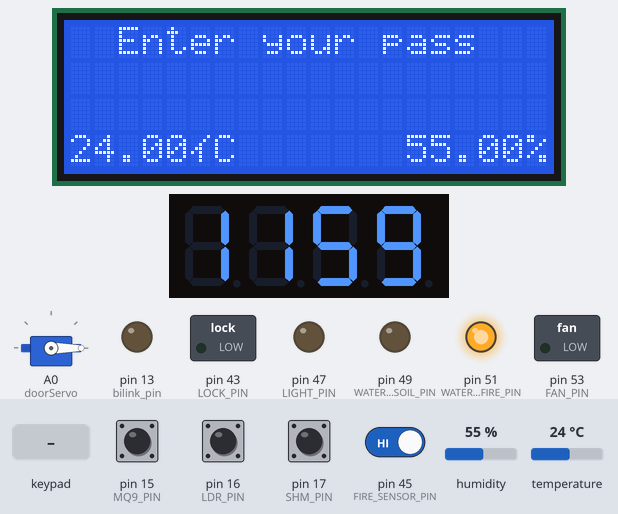
Simulated run of this program. Board: Arduino Mega 2560, built with avr-gcc and run on an emulated ATmega2560. Shown: 20×4 character LCD, 4-digit seven-segment display, servo, switched loads named in the program (green lamp = pin HIGH), output pins drawn as LEDs (lit = HIGH). Dashed ring = blinking. The inputs (shaded band) are chosen by the test bench; at power-on: pin 15 (MQ9_PIN), pin 16 (LDR_PIN), pin 17 (SHM_PIN), pin 45 (FIRE_SENSOR_PIN) HIGH, temperature 24 °C, humidity 55 %. What the program prints to the serial monitor is not drawn.

Above: at 3.3 s.
3.4 s: keypad keys 6 8 3 1 D pressed 0.4 s apart
At 5.8 s:
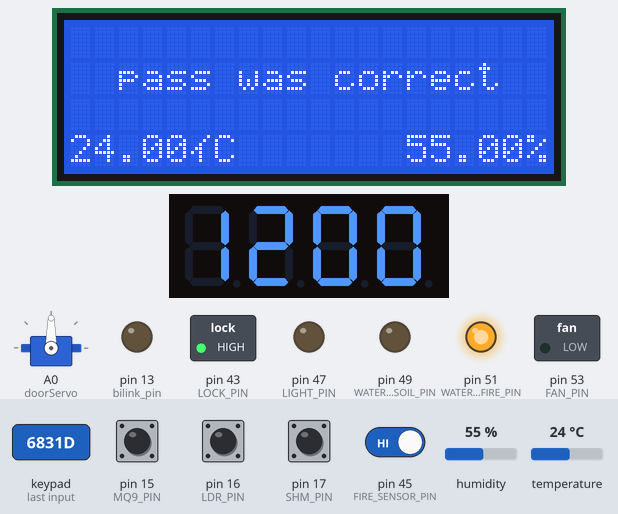
7.4 s: temperature set to 27 °C
9.9 s: temperature set to 30 °C
At 11.3 s:
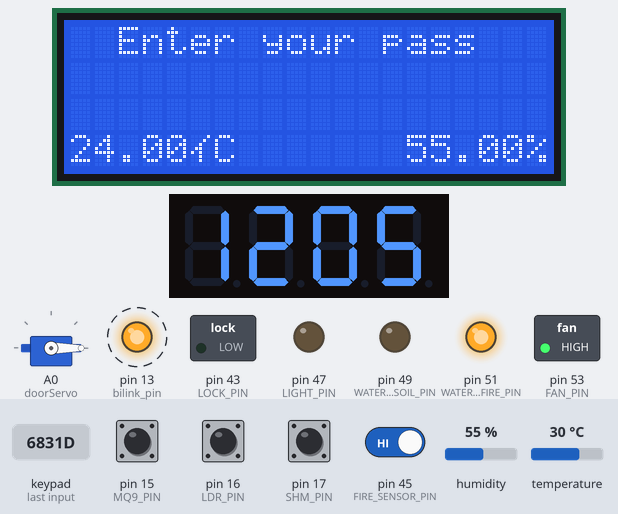
12.9 s: key 'D' pressed
At 14.21 s:
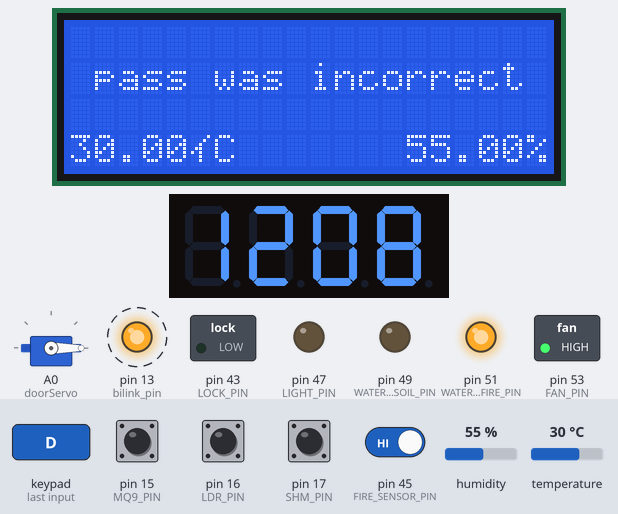
Timing chart, 0 to 15.9 s (numbered marks = the images above; inputs shaded):
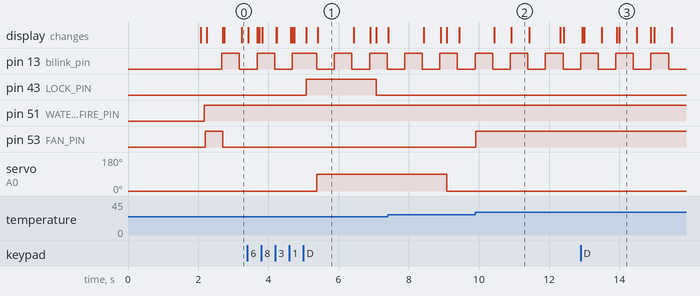

Measured:
- the behaviour switches between 28 and 29 °C on temperature (found by bisection; images 1 and 2)
- after the input at 3.4 s, pin 43 (LOCK_PIN): LOW → HIGH after 1.7 s, → LOW 2.0 s later; servo on A0 (doorServo): 0° → 90° after 2.0 s
- after the input at 9.9 s, pin 53 (FAN_PIN): LOW → HIGH at once
- after the input at 12.9 s, the display: first changes at once (image 3 shows a later state)
- what the display in image 1 shows lasts 1.0 s, from 5.4 s to 6.4 s

The program:

main.cpp
```cpp
#include <Arduino.h>
#include <LiquidCrystal_I2C.h>
#include <Wire.h>
#include <TM1637Display.h>
#include <Keypad.h>
#include <Adafruit_Sensor.h>
#include <DHT.h>
#include <DHT_U.h>
#include <SoftwareSerial.h>
#include "DFRobotDFPlayerMini.h"
#include <Servo.h>
#include "RTClib.h"

RTC_DS1307 rtc;

#define FIRE_SENSOR_PIN     45

#define FAN_PIN             53
#define WATER_POMP_FIRE_PIN 51
#define WATER_POMP_SOIL_PIN 49
#define LIGHT_PIN           47
#define LOCK_PIN            43
bool needFan = false;

Servo doorServo;

SoftwareSerial softSerial(/*rx =*/19, /*tx =*/18, true);
DFRobotDFPlayerMini myDFPlayer;
void printDetail(uint8_t type, int value);

#define MQ9_PIN 15
#define LDR_PIN 16
#define SHM_PIN 17 // soil humadity

#define DHTPIN  14
#define DHTTYPE DHT11
DHT_Unified dht(DHTPIN, DHTTYPE);

const byte ROWS = 4;
const byte COLS = 4;
void keypad_process(void);
char hexaKeys[ROWS][COLS] = {
  {'1', '2', '3', 'A'},
  {'4', '5', '6', 'B'},
  {'7', '8', '9', 'C'},
  {'*', '0', '#', 'D'}
};
byte rowPins[ROWS] = {9, 8, 7, 6};
byte colPins[COLS] = {5, 4, 3, 2};
Keypad customKeypad = Keypad(makeKeymap(hexaKeys), rowPins, colPins, ROWS, COLS);

typedef enum menu_tag{
  menu_idle = 0,
  menu_open,
  menu_cannot_open,
  menu_locking,
  menu_rtc,
  menu_rtc_setting,
}menu_t;
menu_t gMenu = menu_idle;

uint32_t lcd_initPage_next_tick_to_idle = 0;
bool idleOrLocking = false;
#define bilink_pin 13 //PB7
void blink_loop(uint32_t ms);
void lcd_loop(uint32_t ms);
void lcd_initPage(menu_t m);
void rtc_loop(void);
LiquidCrystal_I2C lcd(0x27,  20, 4);
TM1637Display disp7seg(11 /*DIO*/, 12 /*CLK*/);
uint8_t data_7seg[] = {0xff, 0xff, 0xff, 0xff};
void sevSeg_printClock(uint8_t h, uint8_t m);
typedef struct time_tag {
  uint8_t hour;
  uint8_t min;
}time_t;
time_t gTime = {.hour = 11, .min = 57};
time_t tmpTime = {.hour = 0, .min = 0};;

uint32_t gPassword = 6831;

void setup() {
  // put your setup code here, to run once:
  Serial.begin(115200);
  Serial.println("Starting...");
  // blink pin
  pinMode(bilink_pin, OUTPUT);
  // Serial.print(bilink_pin);
  // LCD
  lcd.init();
  lcd.backlight();
  lcd.clear();
  lcd.setCursor(4,1);
  lcd.print("Starting...");
  delay(2000);
  lcd.clear();
  lcd_initPage(menu_idle);
  // rtc
  if(!rtc.begin()){
    Serial.println("Couldn't find RTC");
  }
  // 7seg
  disp7seg.setBrightness(7,true);
  // disp7seg.showNumberDecEx(1234);
  // if(rtc.isrunning()){
  //   DateTime rtcData = rtc.now();
  //   sevSeg_printClock(rtcData.hour(), rtcData.minute());
  // }else{
  //   DateTime rtcData(__DATE__, __TIME__);
  //   rtc.adjust(rtcData);
  //   sevSeg_printClock(rtcData.hour(), rtcData.minute());
  // }
  sevSeg_printClock(gTime.hour, gTime.min);
  // DHT
  dht.begin();
  // MQ9
  pinMode(MQ9_PIN, INPUT_PULLUP);
  // // dfplayer
  // softSerial.begin(9600);
  // if (!myDFPlayer.begin(softSerial, /*isACK = */true, /*doReset = */true)) {  //Use serial to communicate with mp3.
  //   Serial.println(F("Unable to begin:"));
  //   Serial.println(F("1.Please recheck the connection!"));
  //   Serial.println(F("2.Please insert the SD card!"));
  //   while(true){
  //     delay(0);
  //   }
  // }
  // Serial.println(F("DFPlayer Mini online."));
  // myDFPlayer.volume(15);  //Set volume value. From 0 to 30
  // myDFPlayer.play(1);  //Play the first mp3
  // if (myDFPlayer.available()) {
  //   printDetail(myDFPlayer.readType(), myDFPlayer.read()); //Print the detail message from DFPlayer to handle different errors and states.
  // }

  // pins
  pinMode(FIRE_SENSOR_PIN, INPUT_PULLUP);

  pinMode(FAN_PIN, OUTPUT);
  pinMode(WATER_POMP_FIRE_PIN, OUTPUT);
  pinMode(WATER_POMP_SOIL_PIN, OUTPUT);
  pinMode(LIGHT_PIN, OUTPUT);
  pinMode(LOCK_PIN, OUTPUT);

  digitalWrite(FAN_PIN, LOW);
  digitalWrite(WATER_POMP_FIRE_PIN, LOW);
  digitalWrite(WATER_POMP_SOIL_PIN, LOW);
  digitalWrite(LIGHT_PIN, LOW);
  digitalWrite(LOCK_PIN, LOW);

  // Servo
  doorServo.attach(A0);
  doorServo.write(0);
  // delay(100);
  // doorServo.write(0);
  // delay(100);
  // doorServo.write(45);
  // delay(100);
  // doorServo.write(90);
  // delay(100);
  // doorServo.write(135);
  // delay(100);
  // doorServo.write(180);
  // delay(100);
  // doorServo.write(135);
  // delay(100);
  // doorServo.write(90);
  // delay(100);
  // doorServo.write(45);
  // delay(100);
  // doorServo.write(0);
  // delay(100);

}

void loop() {
  // put your main code here, to run repeatedly:
  blink_loop(500);
  lcd_loop(5000);
  rtc_loop();
  keypad_process();
}

// put function definitions here:
uint8_t sevSeg_buf[4] = {0};
void sevSeg_printClock(uint8_t h, uint8_t m){
  // sevSeg_num = h * 100 + m;
  // disp7seg.showNumberDecEx(sevSeg_num, true, true);

  gTime.hour = h;
  gTime.min  = m;

  sevSeg_buf[0] = h/10;
  sevSeg_buf[1] = h%10;
  sevSeg_buf[2] = m/10;
  sevSeg_buf[3] = m%10;
  bool isBefore = 1;
  for(uint8_t i = 0; i < 4; i++){
    if(sevSeg_buf[i] == 0 && isBefore){
      sevSeg_buf[i] = 0;
    }else{
      sevSeg_buf[i] = disp7seg.encodeDigit(sevSeg_buf[i]);
      isBefore = 0;
    }
  }
  disp7seg.setSegments(sevSeg_buf, 4, 0);
}
void rtc_loop(void){
  static uint32_t currTick = 0;
  static uint32_t nextTick = 0;
  currTick = millis();
  if(nextTick < currTick){
    nextTick = currTick + 500;

    // DateTime rtcData = rtc.now();
    // sevSeg_printClock(rtcData.hour(), rtcData.minute());
    static bool tmp = false;
    tmp = !tmp;
    if(tmp){
      if(gTime.min++ >= 60){
        gTime.min = 0;
        if(gTime.hour++ >= 24){
          gTime.hour = 0;
        }
      }
    }
    sevSeg_printClock(gTime.hour, gTime.min);
  }
}
void blink_loop(uint32_t ms){
  static uint32_t currTick = 0;
  static uint32_t nextTick = 0;
  static bool currStat = false;
  currTick = millis();
  if(nextTick < currTick){
    nextTick = currTick + ms;

    // blink
    digitalWrite(bilink_pin, currStat);
    currStat = !currStat;

    needFan = false;

    // MQ9
    static bool mq9_preState = false;
    bool mq9_curState = digitalRead(MQ9_PIN);
    if(mq9_curState != mq9_preState){
      mq9_preState = mq9_curState;
      if(mq9_curState){
        Serial.println("MQ9 Detected!!!");
        // digitalWrite(FAN_PIN, HIGH);
        needFan = true;
      }else{
        Serial.println("MQ9 Solved");
        // digitalWrite(FAN_PIN, LOW);
      }
    }

    // fire
    static bool fire_preState = false;
    bool fire_curState = digitalRead(FIRE_SENSOR_PIN);
    if(fire_curState != fire_preState){
      fire_preState = fire_curState;
      if(fire_curState){
        Serial.println("Fire Detected!!!");
        digitalWrite(WATER_POMP_FIRE_PIN, HIGH);
      }else{
        Serial.println("Fire Solved");
        digitalWrite(WATER_POMP_FIRE_PIN, LOW);
      }
    }

    // LDR
    static bool ldr_preState = true;
    bool ldr_curState = digitalRead(LDR_PIN);
    if(ldr_curState != ldr_preState){
      ldr_preState = ldr_curState;
      if(ldr_curState){
        Serial.println("Light Low");
        digitalWrite(LIGHT_PIN, HIGH);
      }else{
        Serial.println("Light Ok");
        digitalWrite(LIGHT_PIN, LOW);
      }
    }

    // SHM
    static bool shm_preState = true;
    bool shm_curState = digitalRead(SHM_PIN);
    if(shm_curState != shm_preState){
      shm_preState = shm_curState;
      if(shm_curState){
        Serial.println("Soil Humadity Low");
        digitalWrite(WATER_POMP_SOIL_PIN, HIGH);
      }else{
        Serial.println("Soil Humadity High");
        digitalWrite(WATER_POMP_SOIL_PIN, LOW);
      }
    }

    // 7 seg dot
    if(currStat){
      sevSeg_buf[1] &= ~(1<<7);
    }else{
      sevSeg_buf[1] |=  (1<<7);
    }
    disp7seg.setSegments(sevSeg_buf, 4, 0);

    // dht11
    bool dht_debug_sw = false;
    sensors_event_t event;
    dht.temperature().getEvent(&event);
    if (isnan(event.temperature)) {
      if(dht_debug_sw) Serial.println(F("Error reading temperature!"));
    }
    else {
      if(dht_debug_sw) Serial.print(F("Temperature: "));
      if(dht_debug_sw) Serial.print(event.temperature);
      if(dht_debug_sw) Serial.println(F("°C"));

      if(event.temperature > 28){
        // digitalWrite(FAN_PIN, HIGH);
        needFan = true;
      }else{
        // digitalWrite(FAN_PIN, LOW);
      }
    }
    // Get humidity event and print its value.
    dht.humidity().getEvent(&event);
    if (isnan(event.relative_humidity)) {
      if(dht_debug_sw) Serial.println(F("Error reading humidity!"));
    }
    else {
      if(dht_debug_sw) Serial.print(F("Humidity: "));
      if(dht_debug_sw) Serial.print(event.relative_humidity);
      if(dht_debug_sw) Serial.println(F("%"));
    }


    // fan control
    if(needFan){
      digitalWrite(FAN_PIN, HIGH);
    }else{
      digitalWrite(FAN_PIN, LOW);
    }
  }
}
void lcd_loop(uint32_t ms){
  static uint32_t currTick = 0;
  static uint32_t nextTick = 0;
  static bool currStat = false;
  currTick = millis();
  if(nextTick < currTick){
    nextTick = currTick + ms;

    lcd.setCursor(0,3);
    lcd.print("                    ");

    // dht11
    bool dht_debug_sw = false;
    sensors_event_t event;
    dht.temperature().getEvent(&event);
    if (isnan(event.temperature)) {
      if(dht_debug_sw) Serial.println(F("Error reading temperature!"));
    }
    else {
      if(dht_debug_sw) Serial.print(F("Temperature: "));
      if(dht_debug_sw) Serial.print(event.temperature);
      if(dht_debug_sw) Serial.println(F("°C"));

      lcd.setCursor(0,3);
      lcd.print(event.temperature);
      lcd.print(((char)178));
      lcd.print("C");
    }
    // Get humidity event and print its value.
    dht.humidity().getEvent(&event);
    if (isnan(event.relative_humidity)) {
      if(dht_debug_sw) Serial.println(F("Error reading humidity!"));
    }
    else {
      if(dht_debug_sw) Serial.print(F("Humidity: "));
      if(dht_debug_sw) Serial.print(event.relative_humidity);
      if(dht_debug_sw) Serial.println(F("%"));

      lcd.setCursor(14,3);
      lcd.print(event.relative_humidity);
      lcd.print(F("%"));
    }
  }

  if(lcd_initPage_next_tick_to_idle != 0){
    if(lcd_initPage_next_tick_to_idle < currTick){
      lcd_initPage_next_tick_to_idle = 0;
      if(idleOrLocking){
        lcd_initPage(menu_locking);
      }else{
        lcd_initPage(menu_idle);
      }
    }
  }
}

void lcd_initPage(menu_t m){
  gMenu = m;
  switch (m)
  {
  case menu_idle:
    // lcd.blink_off();

    lcd.setCursor(0,0);
    lcd.print("                    ");
    lcd.setCursor(0,1);
    lcd.print("                    ");
    lcd.setCursor(0,2);
    lcd.print("                    ");

    lcd.setCursor(2,0);
    lcd.print("Enter your pass");
    doorServo.write(0);
    break;
  case menu_open:
    lcd_initPage_next_tick_to_idle = millis() + 2000;
    idleOrLocking = true;
    lcd.setCursor(0,0);
    lcd.print("                    ");
    lcd.setCursor(0,1);
    lcd.print("                    ");
    lcd.setCursor(0,2);
    lcd.print("                    ");
    lcd.setCursor(2,1);
    lcd.print("pass was correct");
    digitalWrite(LOCK_PIN, HIGH);
    delay(300);
    doorServo.write(90);
    break;
  case menu_cannot_open:
    lcd_initPage_next_tick_to_idle = millis() + 2000;
    lcd.setCursor(0,0);
    lcd.print("                    ");
    lcd.setCursor(0,1);
    lcd.print("                    ");
    lcd.setCursor(0,2);
    lcd.print("                    ");
    lcd.setCursor(1,1);
    lcd.print("pass was incorrect");
    break;
  case menu_locking:
    lcd_initPage_next_tick_to_idle = millis() + 2000;
    idleOrLocking = false;
    lcd.setCursor(0,0);
    lcd.print("                    ");
    lcd.setCursor(0,1);
    lcd.print("                    ");
    lcd.setCursor(0,2);
    lcd.print("                    ");
    lcd.setCursor(5,1);
    lcd.print("Locking...");
    digitalWrite(LOCK_PIN, LOW);
    delay(200);
    break;
  case menu_rtc:
    lcd.setCursor(0,0);
    lcd.print("                    ");
    lcd.setCursor(0,1);
    lcd.print("                    ");
    lcd.setCursor(0,2);
    lcd.print("                    ");
    lcd.setCursor(6,0);
    lcd.print("Set time:");
    lcd.setCursor(8,1);
    tmpTime = gTime;
    lcd.print(tmpTime.hour);lcd.print(":");lcd.print(tmpTime.min);

    // lcd.setCursor(9,1);
    // lcd.blink_on();
    break;
  case menu_rtc_setting:
    lcd_initPage_next_tick_to_idle = millis() + 2000;
    lcd.setCursor(0,0);
    lcd.print("                    ");
    lcd.setCursor(0,1);
    lcd.print("                    ");
    lcd.setCursor(0,2);
    lcd.print("                    ");
    lcd.setCursor(1,1);
    lcd.print("RTC set correctly.");
    break;
  default:
    break;
  }
}
typedef enum timeSetup_tag {
  timeSetup_hour = 0,
  timeSetup_min,
}timeSetup_t;
timeSetup_t timeSetupPos = timeSetup_hour;
void keypad_process(void){
  static uint32_t kNum = 0;
  uint8_t customKeyNum = 0;
  uint32_t tmpNum1 = 0;
  uint32_t tmpNum2 = 0;
  char customKey = customKeypad.getKey();
  if (customKey){
    switch (customKey)
    {
    case 'A':
      // clear
      if(gMenu == menu_idle){
        kNum = 0;
        lcd.setCursor(0,1);
        lcd.print("                    ");
      }else if(gMenu == menu_rtc){
        if(timeSetupPos == timeSetup_hour){
          kNum = 0;
          tmpTime.hour = 0;
          lcd.setCursor(8,1);
          lcd.print("  ");
          lcd.setCursor(8,1);
          lcd.print(tmpTime.hour);
        }else if(timeSetupPos == timeSetup_min){
          kNum = 0;
          tmpTime.min = 0;
          lcd.setCursor(11,1);
          lcd.print("  ");
          lcd.setCursor(11,1);
          lcd.print(tmpTime.min);
        }
      }
      break;
    case 'B':
      // backspace
      tmpNum1 = kNum / 10;
      if(gMenu == menu_idle){
        if(tmpNum1 >= 0){
          kNum = tmpNum1;
          lcd.setCursor(0,1);
          lcd.print("                    ");
          if(kNum == 0){
          }else if(kNum<10){
            lcd.setCursor(10,1);
            lcd.print(kNum);
          }else if(kNum<100){
            lcd.setCursor(9,1);
            lcd.print(kNum);
          }else if(kNum<1000){
            lcd.setCursor(8,1);
            lcd.print(kNum);
          }else if(kNum<10000){
            lcd.setCursor(7,1);
            lcd.print(kNum);
          }
        }
      }else if(gMenu == menu_rtc){
      }
      break;
    case 'C':
      // rtc setup
      if(gMenu == menu_idle){
        lcd_initPage(menu_rtc);
      }else if(gMenu == menu_rtc){
        lcd_initPage(menu_idle);
      }
      break;
    case 'D':
      // Check pass
      if(gMenu == menu_idle){
        if(kNum == gPassword){
          lcd_initPage(menu_open);
        }else{
          lcd_initPage(menu_cannot_open);
        }
        kNum = 0;
      }else if(gMenu == menu_rtc){
        gTime = tmpTime;
        // DateTime rtcData(2025, 4, 6, gTime.hour, gTime.min, 0);
        // rtc.adjust(rtcData);
        sevSeg_printClock(gTime.hour, gTime.min);
        lcd_initPage(menu_rtc_setting);
      }
      break;
    case '*':
      break;
    case '#':
      break;
    default:
      customKeyNum = customKey - '0';
      tmpNum1 = kNum * 10 + customKeyNum;
      if(gMenu == menu_idle){
        if(tmpNum1 < 10000){
          kNum = tmpNum1;
          lcd.setCursor(0,1);
          lcd.print("                    ");
          if(kNum<10){
            lcd.setCursor(10,1);
          }else if(kNum<100){
            lcd.setCursor(9,1);
          }else if(kNum<1000){
            lcd.setCursor(8,1);
          }else if(kNum<10000){
            lcd.setCursor(7,1);
          }
          lcd.print(kNum);
        }
      }else if(gMenu == menu_rtc){
        if(timeSetupPos == timeSetup_hour){
          if(tmpNum1 < 25){
            kNum = tmpNum1;
            tmpTime.hour = kNum;
            lcd.setCursor(8,1);
            lcd.print("  ");
            lcd.setCursor(8,1);
            lcd.print(tmpTime.hour);
          }else{
            timeSetupPos = timeSetup_min;
            kNum = 0;
          }
        }else if(timeSetupPos == timeSetup_min){
          if(tmpNum1 < 61){
            kNum = tmpNum1;
            tmpTime.min = kNum;
            lcd.setCursor(11,1);
            lcd.print("  ");
            lcd.setCursor(11,1);
            lcd.print(tmpTime.min);
          }else{
            timeSetupPos = timeSetup_hour;
            kNum = 0;
          }
        }
      }
      break;
    }
  }
}
void printDetail(uint8_t type, int value){
  switch (type) {
    case TimeOut:
      Serial.println(F("DFPlayer Time Out!"));
      break;
    case WrongStack:
      Serial.println(F("DFPlayer Stack Wrong!"));
      break;
    case DFPlayerCardInserted:
      Serial.println(F("DFPlayer Card Inserted!"));
      break;
    case DFPlayerCardRemoved:
      Serial.println(F("DFPlayer Card Removed!"));
      break;
    case DFPlayerCardOnline:
      Serial.println(F("DFPlayer Card Online!"));
      break;
    case DFPlayerUSBInserted:
      Serial.println("DFPlayer USB Inserted!");
      break;
    case DFPlayerUSBRemoved:
      Serial.println("DFPlayer USB Removed!");
      break;
    case DFPlayerPlayFinished:
      Serial.print(F("DFPlayer Number:"));
      Serial.print(value);
      Serial.println(F(" Play Finished!"));
      break;
    case DFPlayerError:
      Serial.print(F("DFPlayerError:"));
      switch (value) {
        case Busy:
          Serial.println(F("Card not found"));
          break;
        case Sleeping:
          Serial.println(F("Sleeping"));
          break;
        case SerialWrongStack:
          Serial.println(F("Get Wrong Stack"));
          break;
        case CheckSumNotMatch:
          Serial.println(F("Check Sum Not Match"));
          break;
        case FileIndexOut:
          Serial.println(F("File Index Out of Bound"));
          break;
        case FileMismatch:
          Serial.println(F("Cannot Find File"));
          break;
        case Advertise:
          Serial.println(F("In Advertise"));
          break;
        default:
          break;
      }
      break;
    default:
      break;
  }

}
```
